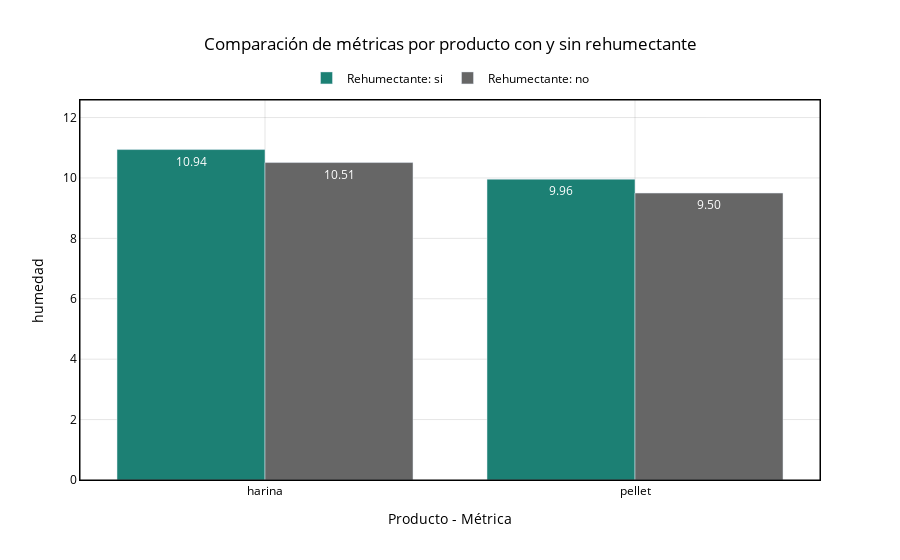

Source (notebook cell):
### Code cell
fig = rehumectante_comparison_plot_styled(
    raw, #[raw["producto"]=='pellet'],
    metrics=["humedad",],
    show_percentage_change=True,
    #save_path=f"{ROOT_IMAGEN}/comparacion_rehumectante_humedad.html",  # Aquí la ruta y formato
    save_format="html"
)
fig.show()
s3.save_plotly_html(fig, "comparacion_rehumectante_humedad.html")

### Figure 1 — Plotly figure (JSON) as saved in the notebook; plotly's stock layout.template omitted (floating-point values rounded to 4 significant figures)
{"data": [{"marker": {"color": "#1c8074"}, "name": "Rehumectante: si", "text": ["10.94", "9.96"], "textposition": "auto", "type": "bar", "x": ["harina", "pellet"], "y": [10.94, 9.96]}, {"marker": {"color": "#666666"}, "name": "Rehumectante: no", "text": ["10.51", "9.50"], "textposition": "auto", "type": "bar", "x": ["harina", "pellet"], "y": [10.51, 9.5]}], "layout": {"barmode": "group", "legend": {"font": {"color": "black"}, "orientation": "h", "x": 0.5, "xanchor": "center", "y": 1.02, "yanchor": "bottom"}, "paper_bgcolor": "rgba(0,0,0,0)", "plot_bgcolor": "rgba(0,0,0,0)", "shapes": [{"line": {"color": "black", "width": 1}, "type": "rect", "x0": 0, "x1": 1, "xref": "paper", "y0": 0, "y1": 1, "yref": "paper"}], "title": {"font": {"color": "black"}, "text": "Comparación de métricas por producto con y sin rehumectante", "x": 0.5}, "xaxis": {"gridcolor": "rgba(0,0,0,0.1)", "linecolor": "black", "mirror": true, "showline": true, "tickfont": {"color": "black"}, "title": {"font": {"color": "black"}, "text": "Producto - Métrica"}}, "yaxis": {"gridcolor": "rgba(0,0,0,0.1)", "linecolor": "black", "mirror": true, "range": [0, 12.58], "showline": true, "tickfont": {"color": "black"}, "title": {"font": {"color": "black"}, "text": "humedad"}}}}
